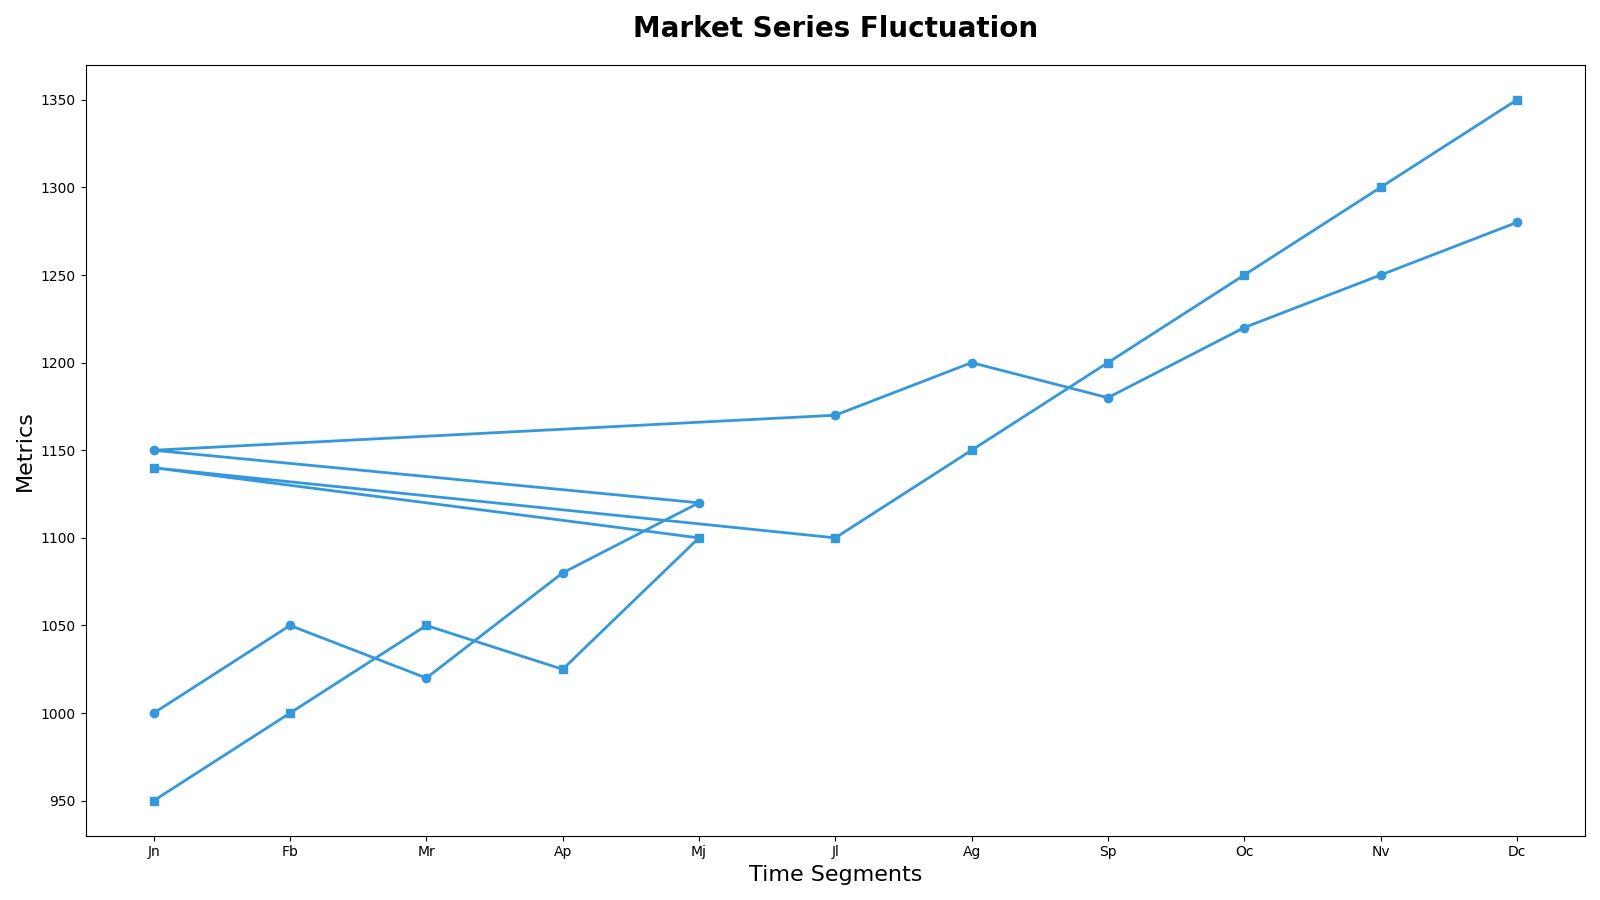

This chart was generated by the following Python code:
import matplotlib.pyplot as plt
import numpy as np

months = np.array(['Jn', 'Fb', 'Mr', 'Ap', 'Mj', 'Jn', 'Jl', 'Ag', 'Sp', 'Oc', 'Nv', 'Dc'])
index_A = np.array([1000, 1050, 1020, 1080, 1120, 1150, 1170, 1200, 1180, 1220, 1250, 1280])
# index_B = np.array([980, 1020, 1010, 1040, 1070, 1100, 1130, 1150, 1180, 1200, 1230, 1270])
index_C = np.array([950, 1000, 1050, 1025, 1100, 1140, 1100, 1150, 1200, 1250, 1300, 1350])

fig, ax = plt.subplots(figsize=(16, 9))

common_color = '#3498db'
ax.plot(months, index_A, marker='o', linestyle='-', linewidth=2, color=common_color)
# ax.plot(months, index_B, marker='^', linestyle='-', linewidth=2, color=common_color)
ax.plot(months, index_C, marker='s', linestyle='-', linewidth=2, color=common_color)

ax.set_title('Market Series Fluctuation', fontsize=20, fontweight='bold', pad=20)
ax.set_xlabel('Time Segments', fontsize=16)
ax.set_ylabel('Metrics', fontsize=16)

plt.tight_layout()
plt.show()
